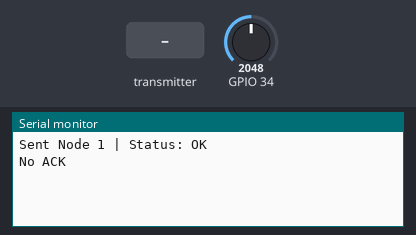
A sketch run on a simulated ESP32. On the bench: the last lines printed to the serial monitor. Inputs (shaded band) come from the test bench; at power-on: GPIO 34 = 2048. No radio packets arrive unless stated.

Above: at 1.2 s.
1.3 s: the transmitter starts sending node_id = 0
At 4.0 s:
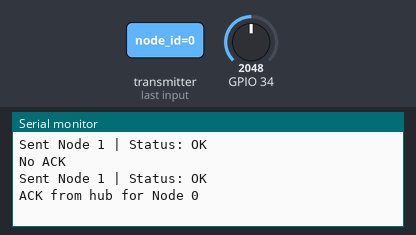
7.6 s: the transmitter starts sending node_id = 64
At 9.9 s:
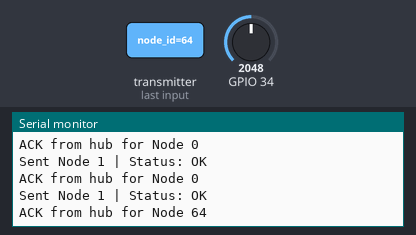

Measured:
- after the input at 1.3 s, the serial monitor: prints a new line after 1.8 s (image 1)
- after the input at 7.6 s, the serial monitor: prints a new line after 1.5 s (image 2)

The sketch:

reciver.ino
```cpp
#include <SPI.h>
#include <RF24.h>

RF24 radio(4, 5); // CE, CSN

const byte address[6] = "GH001";   // shared pipe (star network)

#define NODE_ID 1   // CHANGE THIS PER NODE

struct Packet {
  uint8_t node_id;
  uint8_t type;
  uint16_t humidity;
  uint16_t battery;
  uint16_t counter;
};


struct AckPacket {
  uint8_t node_id;
  uint8_t status;
};

uint16_t counter = 0;

void setup() {
  Serial.begin(9600);
  radio.begin();
  radio.setPALevel(RF24_PA_LOW);
  radio.setDataRate(RF24_250KBPS);

  radio.openWritingPipe(address);
  radio.openReadingPipe(1, address);
  radio.stopListening();
}

void loop() {

  // ---- simulate sensor (replace with real ADC) ----
  uint16_t humidity = analogRead(34);  // ESP32 example
  uint16_t battery = 370;              // fake value (3.7V)
  counter++;

  Packet data;
  data.node_id = NODE_ID;
  data.type = 0;
  data.humidity = humidity;
  data.battery = battery;
  data.counter = counter;

  // ---- send ----
  radio.stopListening();
  bool ok = radio.write(&data, sizeof(data));

  Serial.print("Sent Node ");
  Serial.print(NODE_ID);
  Serial.print(" | Status: ");
  Serial.println(ok ? "OK" : "FAIL");

  // ---- wait for ACK ----
  radio.startListening();
  unsigned long start = millis();
  bool gotAck = false;

  while (millis() - start < 100) { // 100ms window
    if (radio.available()) {
      AckPacket ack;
      radio.read(&ack, sizeof(ack));

      Serial.print("ACK from hub for Node ");
      Serial.println(ack.node_id);

      gotAck = true;
      break;
    }
  }

  radio.stopListening();

  if (!gotAck) {
    Serial.println("No ACK");
  }

  delay(3000); // plant sends every few seconds (change to minutes later)
}
```
